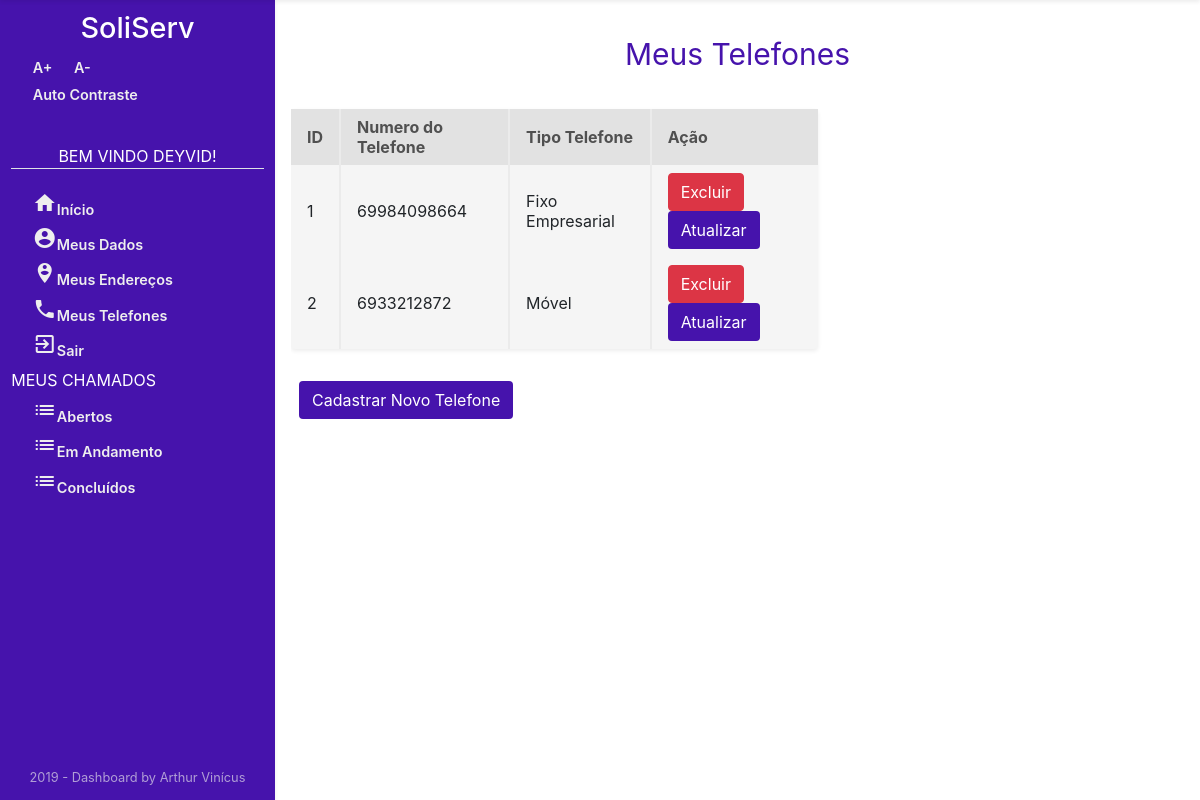
Page /Usuario/meusTelefones/ (signed in) on the earlier database version.
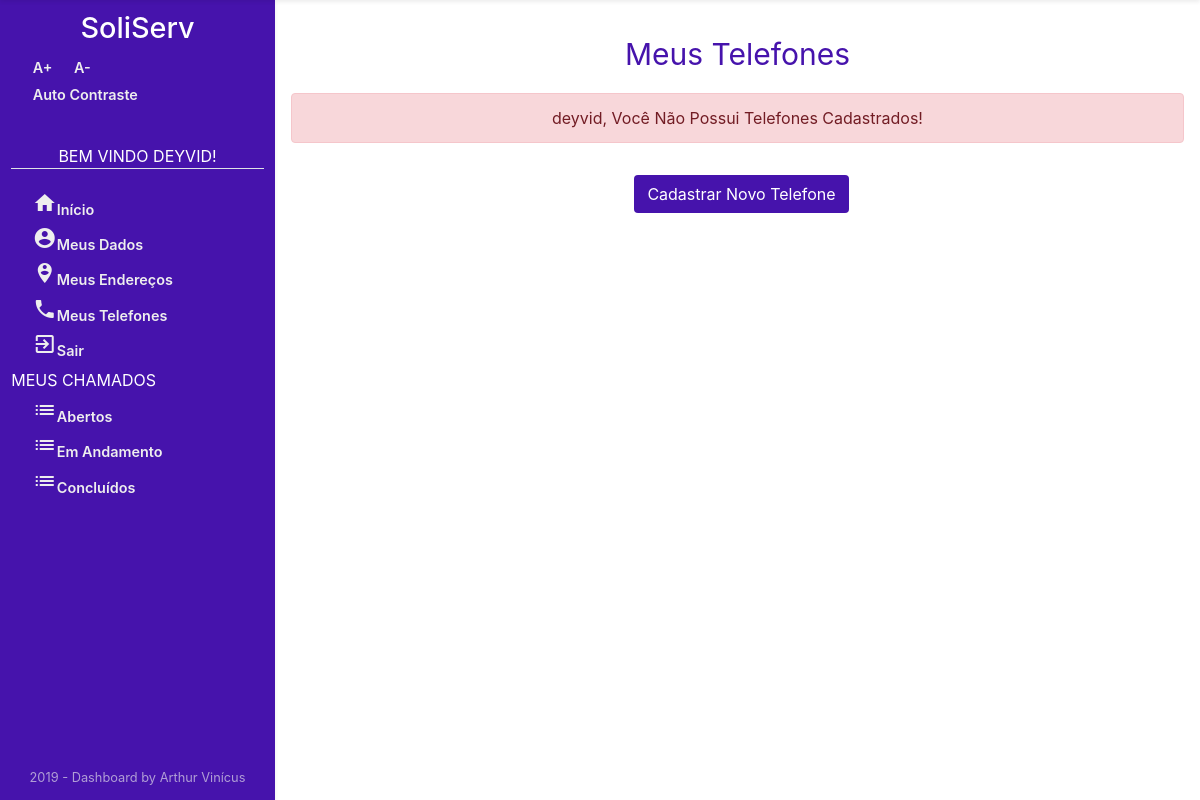
Same page on the later database version.
### Usuario/models.py (models this page shows, shortened)
class Telefone(models.Model):
    numero = models.CharField('NÚMERO', max_length=11)
    idTipoTelefone = models.ForeignKey(
        TipoTelefone, on_delete=models.CASCADE, verbose_name="TIPO TELEFONE")
    idPessoa = models.ForeignKey(
        User, on_delete=models.CASCADE, verbose_name="PESSOA")
    class Meta:
        verbose_name = "Telefone"
        verbose_name_plural = "Telefones"

class TipoTelefone(models.Model):
    descricao = models.CharField('TIPO TELEFONE', max_length=20)
    class Meta:
        verbose_name = "TipoTelefone"
        verbose_name_plural = "TipoTelefones"

### Usuario/views.py (the view)
# urls.py: path('meusTelefones/', views.TelefonesList, name='listaTelefones'),
def TelefonesList(request):
    telefones_list = Telefone.objects.filter(idPessoa_id=request.user.id)
    context = {'telefones_list': telefones_list}
    if not request.user.is_authenticated:
        return render(request, 'Usuario/acessoNegado.html')
    else:
        return render(request, 'Usuario/telefonesList.html', context)

### Usuario/templates/Usuario/telefonesList.html (shortened to what this page needs)
{% extends "sistemaDeGestaoDeServicosPublicos/index1.html" %}
{% block centro %}
{% if user.is_authenticated %}
{% if telefones_list %}
<div class="mt-3 container text-center ">
    <p style="color: #4613ac; font-size: 30px;">Meus Telefones</p>
</div>
<div>
    <div class="section-2" style="overflow-x: auto;">
        <div class="mt-3 mb-3 table-holder rounded shadow-sm">
            <table>
                <tr>
                    <th>ID</th>
                    <th>Numero do Telefone</th>
                    <th>Tipo Telefone</th>
                    <th>Ação</th>
                </tr>
                {% for telefone in telefones_list %}
                <tr>
                    <td>{{telefone.id}}</td>
                    <td>{{telefone.numero}}</td>
                    <td>{{telefone.idTipoTelefone.descricao}}</td>
                    <td>
                        <a class="btn btn-danger" style="color: white;" href="{% url 'telefone_deletar' telefone.id %}"
                            title="Excluir Telefone">
                            Excluir</a>
                        <a class="btn " style="background-color: #4613ac; color: white;"
                            href="{% url 'telefone_atualizar' telefone.id %}" title="Atualizar Telefone">Atualizar</a>
                    </td>
                </tr>
                {% endfor %}
            </table>
        </div>
    </div>
     <a class="btn  ml-2 mb-3 mt-3" style="background-color: #4613ac; color: white;"
                href="{% url 'cadastroTelefone' %}" title="Cadastrar Telefone">Cadastrar
                Novo Telefone</a>
</div>
    {% else %}
    <div class="text-center">
        <div class="mt-3 container text-center ">
            <p style="color: #4613ac; font-size: 30px;">Meus Telefones</p>
        </div>
        <div class="alert alert-danger mt-3">
            {{ user.first_name }}, Você Não Possui Telefones Cadastrados!
        </div>
        <a class="btn  ml-2 mb-3 mt-3" style="background-color: #4613ac; color: white;"
            href="{% url 'cadastroTelefone' %}" title="Cadastrar Telefone">Cadastrar
            Novo Telefone
        </a>
    </div>
    {% endif %}
    {% endif %}
    {% endblock %}

### templates/sistemaDeGestaoDeServicosPublicos/index1.html (shortened to what this page needs)
<!DOCTYPE html>
<html lang="pt-br">
{% load staticfiles %}
<head>
    <link rel="stylesheet" href="https://stackpath.bootstrapcdn.com/bootstrap/4.3.1/css/bootstrap.min.css"
>
    <link href="https://unpkg.com/material-components-web@latest/dist/material-components-web.min.css" rel="stylesheet">
    <link rel="stylesheet" href="{% static 'css/dashboard-itens.css' %}">
    <link rel="stylesheet" href="{% static 'css/style.css' %}">
    <link rel="stylesheet" href="{% static 'css/zocial.css' %}">
</head>
<body class="acessibilidade" onresize="verificaSide()">
    <main class="main">
        <div class="sidebar shadow-sm" id="sidebar">
            <h1>SoliServ</h1>
            <div class="AcessibilidadeFontes">
                <a onClick="fonte('a');" title="Aumentar Tamanho da Fonte" href="#">A+</a>
                <a onClick="fonte('d');" title="Diminuir Tamanho da Fonte" href="#">A-</a>
            </div>
            {% if user.is_authenticated %}
            <a href="#altocontraste" id="altocontraste" accesskey="3" title="Auto Contraste"
                onclick="window.toggleContrast()" onkeydown="window.toggleContrast()">Auto
                Contraste</a> {% else %}
            <a class="border-bottom" href="#altocontraste" id="altocontraste" accesskey="3" title="Auto Contraste"
                onclick="window.toggleContrast()" onkeydown="window.toggleContrast()">Auto
                Contraste</a> {% endif %} {% if user.is_authenticated %}
            <nav>
                <p class="border-bottom text-center naoMostrarMouse">Bem Vindo {{ user.first_name }}!</p>
                <a href="{% url 'index' %}" title="Página Inicial"><i class="material-icons mt-3">home</i>Início</a>
                <a href="{% url 'meusDados' %}" title="Meus Dados"><i class="material-icons"> account_circle</i>Meus
                    Dados</a>
                <a href="{% url 'listaEnderecos' %}" title="Meus Endereços"><i
                        class="material-icons">person_pin_circle</i>Meus Endereços</a>
                <a href="{% url 'listaTelefones' %}" title="Meus Telefones"><i class="material-icons">phone</i>Meus
                    Telefones</a>
                <a href="{% url 'logout' %}" title="Log-out"><i class="material-icons">exit_to_app</i>Sair</a>
                <p class="naoMostrarMouse">Meus Chamados</p>
                <a href="/" title="Chamados Em Aberto"><i class="material-icons">list</i>Abertos</a>
                <a href="/" title="Chamados Em Andamento "><i class="material-icons">list</i>Em Andamento</a>
                <a href="/" title="Chamados Concluídos"><i class="material-icons">list</i>Concluídos</a>
            </nav>
                {% endif %}
            <p class="credit m-0">2019 - Dashboard by Arthur Vinícus</p>
        </div>
        <body>
            <div class="content d-flex flex-column" id="content">
                <div>
                    {% block centro%}
                     {% endblock %}
                </div>
            </div>
        </body>
    </main>
</body>
</html>

Differences in the rows shown:
removed Telefone: id "1", numero "69984098664", idTipoTelefone.descricao "Fixo Empresarial"
removed Telefone: id "2", numero "6933212872", idTipoTelefone.descricao "Móvel"
Other differences:
{{ user.first_name }}: (not shown) → "deyvid"
text no longer shown: "ID Numero do Telefone Tipo Telefone Ação"
text now shown: ", Você Não Possui Telefones Cadastrados!"
